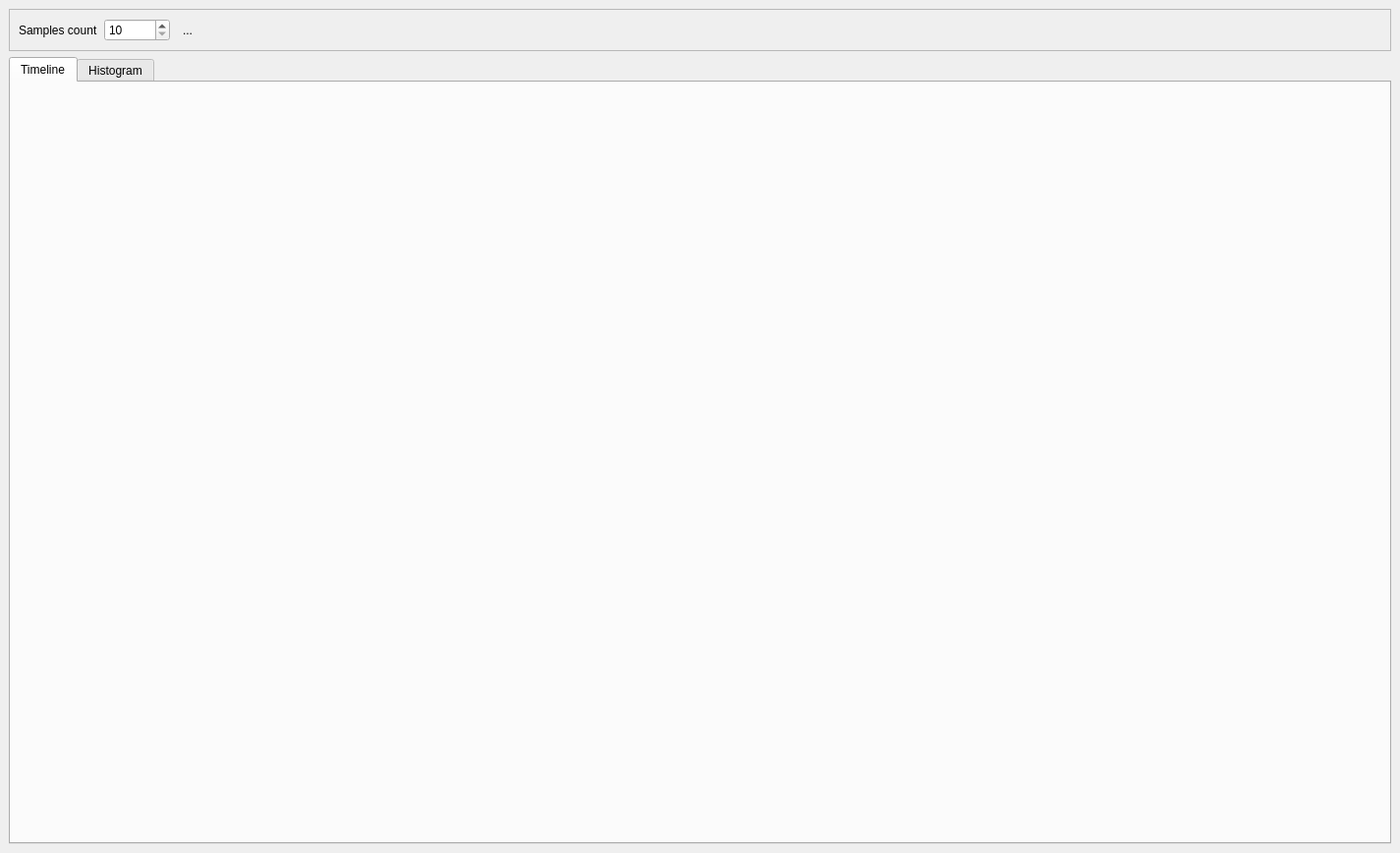
<?xml version="1.0" encoding="UTF-8"?>
<ui version="4.0">
 <class>MainWindow</class>
 <widget class="QMainWindow" name="MainWindow">
  <property name="geometry">
   <rect>
    <x>0</x>
    <y>0</y>
    <width>1425</width>
    <height>868</height>
   </rect>
  </property>
  <property name="windowTitle">
   <string>MainWindow</string>
  </property>
  <widget class="QWidget" name="centralwidget">
   <layout class="QVBoxLayout" name="verticalLayout">
    <item>
     <widget class="QFrame" name="frame">
      <property name="frameShape">
       <enum>QFrame::StyledPanel</enum>
      </property>
      <property name="frameShadow">
       <enum>QFrame::Raised</enum>
      </property>
      <layout class="QHBoxLayout" name="horizontalLayout">
       <item>
        <widget class="QLabel" name="label">
         <property name="text">
          <string>Samples count</string>
         </property>
        </widget>
       </item>
       <item>
        <widget class="QSpinBox" name="samplesCount">
         <property name="minimum">
          <number>10</number>
         </property>
         <property name="maximum">
          <number>1000000</number>
         </property>
         <property name="value">
          <number>10</number>
         </property>
        </widget>
       </item>
       <item>
        <widget class="QToolButton" name="btGenerateSamples">
         <property name="text">
          <string>...</string>
         </property>
         <property name="icon">
          <iconset resource="../../../libshvvisu/images/images.qrc">
           <normaloff>:/shv/visu/images/media-play.svg</normaloff>:/shv/visu/images/media-play.svg</iconset>
         </property>
         <property name="autoRaise">
          <bool>true</bool>
         </property>
        </widget>
       </item>
       <item>
        <spacer name="horizontalSpacer">
         <property name="orientation">
          <enum>Qt::Horizontal</enum>
         </property>
         <property name="sizeHint" stdset="0">
          <size>
           <width>40</width>
           <height>20</height>
          </size>
         </property>
        </spacer>
       </item>
      </layout>
     </widget>
    </item>
    <item>
     <widget class="QTabWidget" name="twGraph">
      <property name="currentIndex">
       <number>0</number>
      </property>
      <widget class="TimelineGraphWidget" name="tabTimeline">
       <attribute name="title">
        <string>Timeline</string>
       </attribute>
      </widget>
      <widget class="HistogramGraphWidget" name="tabHistogram">
       <attribute name="title">
        <string>Histogram</string>
       </attribute>
      </widget>
     </widget>
    </item>
   </layout>
  </widget>
 </widget>
 <customwidgets>
  <customwidget>
   <class>TimelineGraphWidget</class>
   <extends>QWidget</extends>
   <header>timelinegraphwidget.h</header>
   <container>1</container>
  </customwidget>
  <customwidget>
   <class>HistogramGraphWidget</class>
   <extends>QWidget</extends>
   <header>histogramgraphwidget.h</header>
   <container>1</container>
  </customwidget>
 </customwidgets>
 <resources>
  <include location="../../../libshvvisu/images/images.qrc"/>
 </resources>
 <connections/>
</ui>
